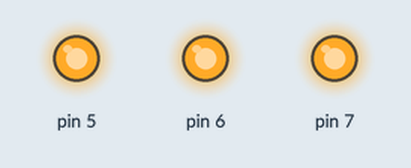
This sketch was run on a simulated Arduino Uno, built with avr-gcc and run on an emulated ATmega328P. On the bench: output pins drawn as LEDs (lit = HIGH).

Above: at 0.1 s.
Timing chart, 0 to 1.6 s (numbered marks = the images above):
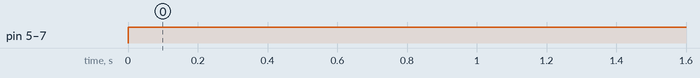

The sketch:

placuta_test.ino
```cpp
#include <Wire.h>
#include <SoftwareSerial.h>

void setup(void) {
  pinMode(5, OUTPUT);
  pinMode(6, OUTPUT);
   pinMode(7, OUTPUT);
  Serial.begin(115200);
  while (!Serial) {
      // will pause until serial console opens
      delay(1);
  }

}

void loop(void) {
  // put your main code here, to run repeatedly:
digitalWrite(5, HIGH);
digitalWrite(6, HIGH);
 digitalWrite(7, HIGH);
delay(1000);
}
```

Measured:
- by itself, pin 5–7: LOW → HIGH at 0.00 s
